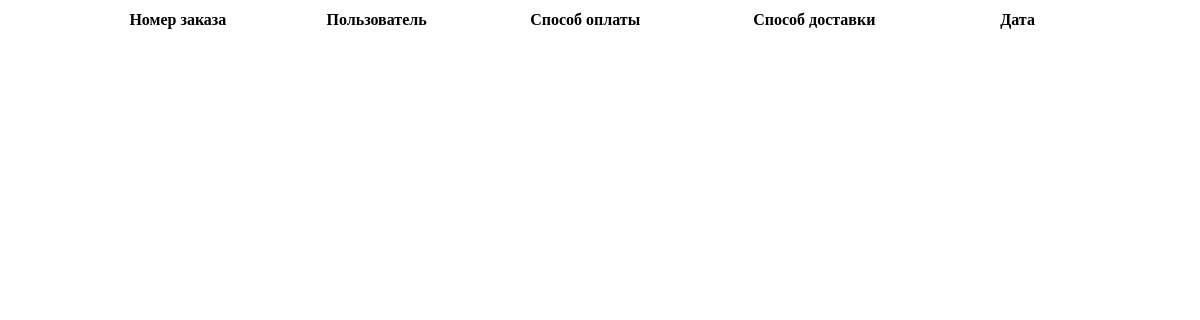
Page /staff/orders/ (signed in) on the earlier database version.
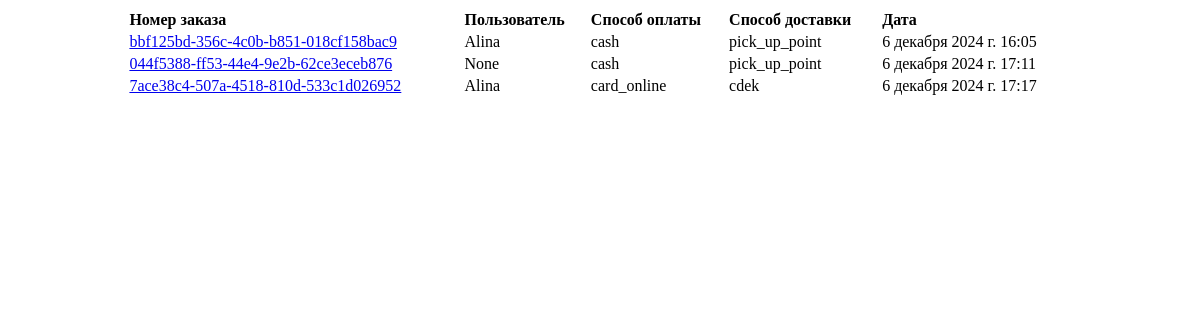
Same page on the later database version.
### orders/models.py (models this page shows, shortened)
class Order(models.Model):
    number = models.CharField(primary_key=True, unique=True, max_length=256, editable=False)
    user = models.ForeignKey(User, on_delete=models.CASCADE, editable=False, null=True)
    cart = models.OneToOneField(CartUser, on_delete=models.SET_NULL, editable=False, null=True)
    status = models.CharField(max_length=50, default='в обработке')
    payment = models.CharField(max_length=50, default='картой')
    delivery = models.CharField(max_length=50, default='самовывоз из магазина')
    address = models.TextField(null=True)
    created_at = models.DateTimeField(auto_now_add=True, editable=False)
    name = models.CharField(max_length=50, null=True)
    last_name = models.CharField(max_length=50, null=True)
    email = models.EmailField(null=True)
    phone = models.CharField(max_length=20, null=True)

### users/models.py (models this page shows)
class CustomUser(AbstractUser):
    phone = models.CharField(max_length=20, verbose_name="Телефон")
    city = models.CharField(max_length=100, verbose_name="Город")
    image = models.ImageField(upload_to="users/", blank=True, null=True, verbose_name="Изображение")

### orders/views.py (the view)
# urls.py: path('staff/orders/', all_order_list, name="admin_all_orders"),
def all_order_list(request):
    admin = user.objects.get(username='staff')
    if request.user != admin:
        raise PermissionError
    print(type(admin))
    orders = Order.objects.all()
    context = {"orders": orders}
    return render(request, template_name='shop/admin/orders.html', context=context)

### cart/context_processors.py (called while the page is built)
def cart(request):
    if request.user.id:
        return {'cart': ProductCartUser(request)}
    return {'cart': Cart(request)}

### orders/context_processors.py (called while the page is built)
def quick_order_form(request):
    return {'quick_order_form': QuickOrderForm()}

### shop/templates/shop/admin/orders.html (shortened to what this page needs)
{% extends 'base_admin.html' %}
{% load static %}
{% block content %}
<table style="width:80%; text-align:justify; margin:0 auto;">
    <thead>
    <tr>
        <th class="order-header">Номер заказа</th>
        <th class="order-header">Пользователь</th>
        <th class="order-header">Способ оплаты</th>
        <th class="order-header">Способ доставки</th>
        <th class="order-header">Дата</th>
    </tr>
    </thead>
    <tbody>
    {% for order in orders %}
    <tr>
        <td class="order-number">
            <a href="{% url 'order_detail' order.number %}">{{ order.number }}</a>
        </td>
        <td class="order-delivery">
            {{ order.user }}
        </td>
        <td class="order-payment">
            {{ order.payment }}
        </td>
        <td class="order-delivery">
            {{ order.delivery }}
        </td>
        <td class="order-date">
            {{ order.created_at }}
        </td>
    </tr>
    {% endfor %}
    </tbody>
</table>
{% endblock content %}

Differences in the rows shown:
added Order: number "bbf125bd-356c-4c0b-b851-018cf158bac9", user "Alina", payment "cash", delivery "pick_up_point", created_at "6 декабря 2024 г. 16:05"
added Order: number "044f5388-ff53-44e4-9e2b-62ce3eceb876", user "None", payment "cash", delivery "pick_up_point", created_at "6 декабря 2024 г. 17:11"
added Order: number "7ace38c4-507a-4518-810d-533c1d026952", user "Alina", payment "card_online", delivery "cdek", created_at "6 декабря 2024 г. 17:17"
